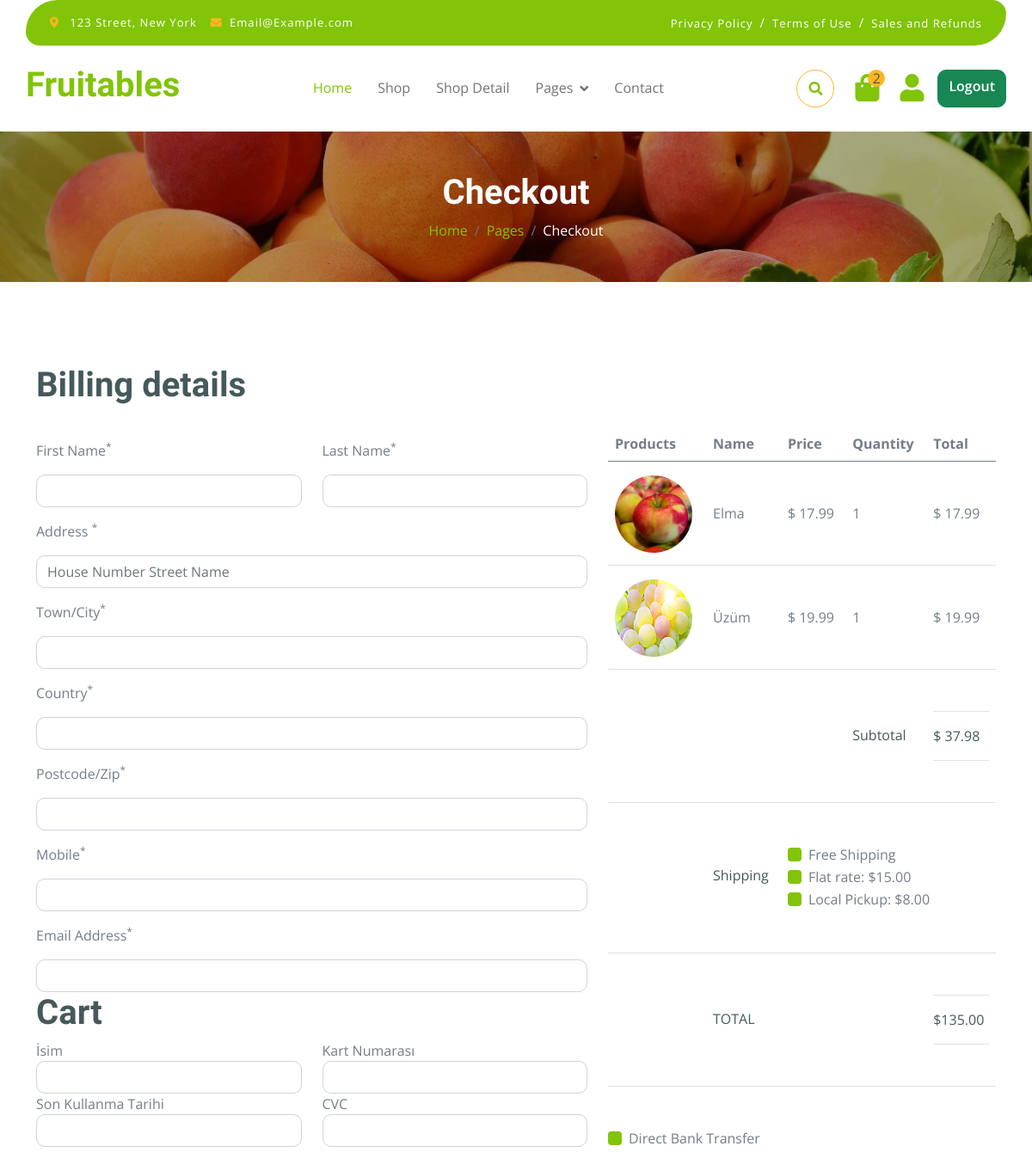
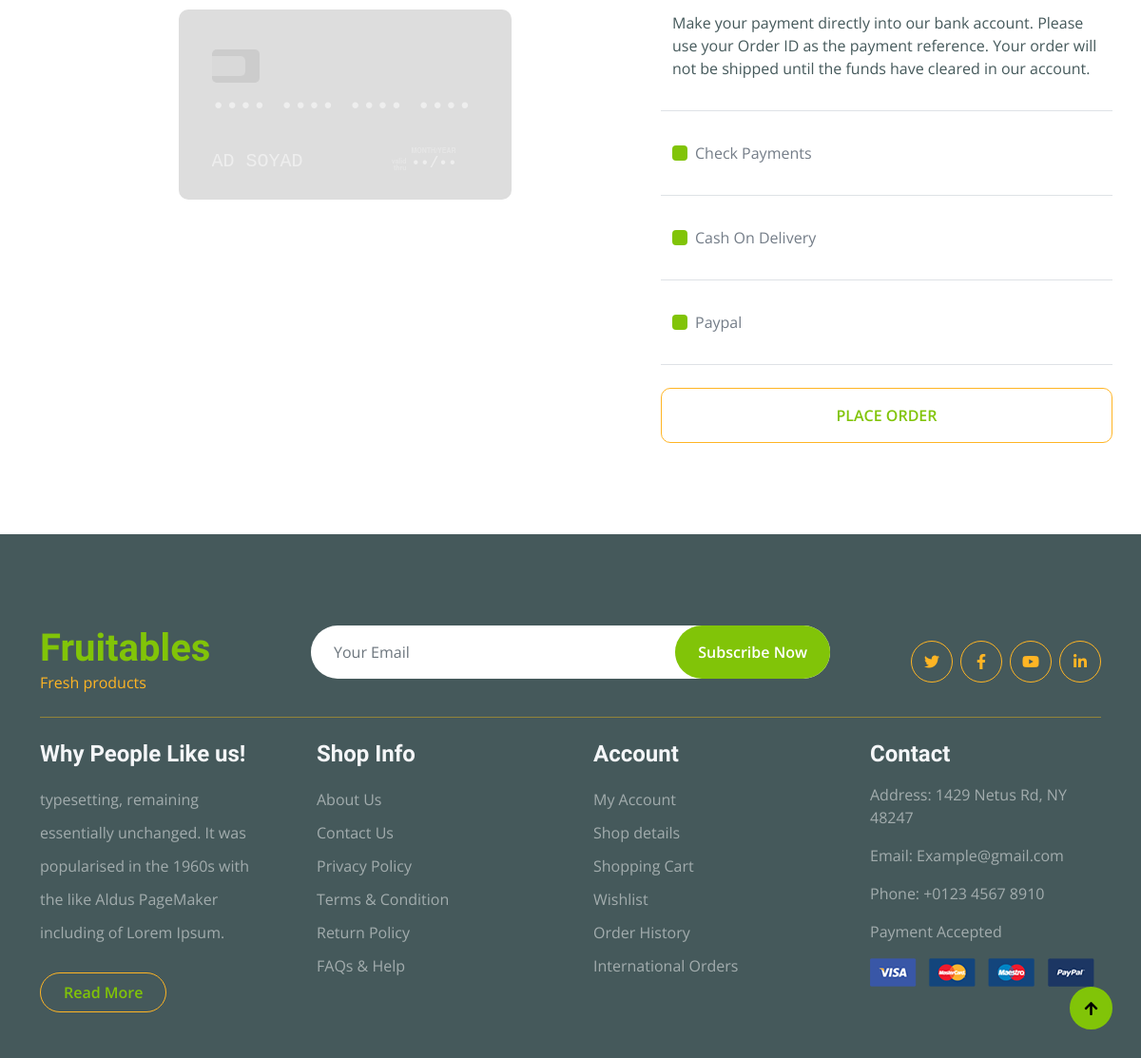
The page /chackout/ (signed in) on the database its author committed (2 pictures, top to bottom).
### Appecom/models.py (models this page shows, shortened)
class BasketProduct(models.Model):
    user = models.ForeignKey(User, on_delete=models.CASCADE)
    product = models.ForeignKey(Product, on_delete=models.CASCADE)
    quantity = models.IntegerField()
    prod_total_price = models.DecimalField(max_digits=7, decimal_places=2, null=True, blank=True)

class Product(models.Model):
    name = models.CharField(max_length=150)
    price = models.DecimalField(max_digits=7, decimal_places=2, default=0)
    category = models.ForeignKey(Category, on_delete=models.CASCADE)
    description = models.TextField()
    image = models.ImageField(upload_to="ProductImage")
    is_sale = models.BooleanField(default=False)
    sale_price = models.DecimalField(max_digits=7, decimal_places=2, default=0)

### Appecom/views.py (the view, shortened to what this page needs)
# urls.py: path("chackout/", chackout, name="chackout"),
def chackout(request):
    cart = Cart(request)
    profil = Profil.objects.get(user=request.user)
    basket_products = BasketProduct.objects.filter(user=request.user)
    total_price = cart.total_price()
    context={
        "profil":profil,
        "basket_products":basket_products,
        "total_price":total_price
    }
    return render(request, "chackout.html", context)

### Appecom/templates/chackout.html (shortened to what this page needs)
{% extends 'base.html' %}
{% load static %}
{% block content %}
        <div class="container-fluid page-header py-5">
            <h1 class="text-center text-white display-6">Checkout</h1>
            <ol class="breadcrumb justify-content-center mb-0">
                <li class="breadcrumb-item"><a href="#">Home</a></li>
                <li class="breadcrumb-item"><a href="#">Pages</a></li>
                <li class="breadcrumb-item active text-white">Checkout</li>
            </ol>
        </div>
        <div class="container-fluid py-5">
            <div class="container py-5">
                <h1 class="mb-4">Billing details</h1>
                <form method="post" id="odeme-form">
                    <div class="row">
                        <div class="col-md-12 col-lg-6 col-xl-7">
                            <div class="row">
                                <div class="col-md-12 col-lg-6">
                                    <div class="form-item w-100">
                                        <label class="form-label my-3">First Name<sup>*</sup></label>
                                        <input type="text" class="form-control" name="name">
                                    </div>
                                </div>
                                <div class="col-md-12 col-lg-6">
                                    <div class="form-item w-100">
                                        <label class="form-label my-3">Last Name<sup>*</sup></label>
                                        <input type="text" class="form-control" name="surname">
                                    </div>
                                </div>
                            </div>
                            <div class="form-item">
                                <label class="form-label my-3">Address <sup>*</sup></label>
                                <input type="text" class="form-control" placeholder="House Number Street Name" name="adres">
                            </div>
                            <div class="form-item">
                                <label class="form-label my-3">Town/City<sup>*</sup></label>
                                <input type="text" class="form-control" name="il">
                            </div>
                            <div class="form-item">
                                <label class="form-label my-3">Country<sup>*</sup></label>
                                <input type="text" class="form-control" name="ülke">
                            </div>
                            <div class="form-item">
                                <label class="form-label my-3">Postcode/Zip<sup>*</sup></label>
                                <input type="text" class="form-control" name="zip">
                            </div>
                            <div class="form-item">
                                <label class="form-label my-3">Mobile<sup>*</sup></label>
                                <input type="tel" class="form-control" name="tel">
                            </div>
                            <div class="form-item">
                                <label class="form-label my-3">Email Address<sup>*</sup></label>
                                <input type="email" class="form-control" name="email">
                            </div>
                            <h1>Cart</h1>
                            <div class="row">
                                <div class="col-12">
                                    <div class="row">
                                        <div class="col-md-6">
                                            <div class="form-group">
                                                <label for="exampleFormControlInput1">İsim</label>
                                                <input type="text" class="form-control" name="name" id="name" />
                                            </div>
                                        </div>
                                        <div class="col-md-6">
                                            <div class="form-group">
                                                <label for="exampleFormControlInput1">Kart Numarası</label>
                                                <input type="text" class="form-control" name="number" id="number">
                                            </div>
                                        </div>
                                        <div class="col-md-6">
                                            <div class="form-group">
                                                <label for="exampleFormControlInput1">Son Kullanma Tarihi</label>
                                                <input type="text" class="form-control" name="expiry" id="expiry" maxlength="7" />
                                            </div>
                                        </div>
                                        <div class="col-md-6">
                                            <div class="form-group">
                                                <label for="exampleFormControlInput1">CVC</label>
                                                <input type="text" class="form-control" name="cvc" id="cvc" maxlength="3"/>
                                            </div>
                                        </div>
                                        <div class="col-md-12">
                                            <div class="card-body"></div>
                                        </div>
                                    </div>
                                </div>
                            </div>
                        </div>
                        <div class="col-md-12 col-lg-6 col-xl-5">
                            <div class="table-responsive">
                                <table class="table">
                                    <thead>
                                        <tr>
                                            <th scope="col">Products</th>
                                            <th scope="col">Name</th>
                                            <th scope="col">Price</th>
                                            <th scope="col">Quantity</th>
                                            <th scope="col">Total</th>
                                        </tr>
                                    </thead>
                                    <tbody>
                                        {% for product in basket_products %}
                                        <tr>
                                            <th scope="row">
                                                <div class="d-flex align-items-center mt-2">
                                                    <img src="{{ product.product.image.url }}" class="img-fluid rounded-circle" style="width: 90px; height: 90px;" alt="">
                                                </div>
                                            </th>
                                            <td class="py-5">{{ product.product.name }}</td>
                                            <td class="py-5">$ {{ product.product.price }}</td>
                                            <td class="py-5">{{ product.quantity }}</td>
                                            <td class="py-5">$
                                                {% if product.prod_total_price %}
                                                {{ product.prod_total_price }}
                                                {% else %}
                                                {{ product.product.price }}
                                                {% endif %}</td>
                                        </tr>
                                        {% endfor %}
                                            <th scope="row">
                                            </th>
                                            <td class="py-5"></td>
                                            <td class="py-5"></td>
                                            <td class="py-5">
                                                <p class="mb-0 text-dark py-3">Subtotal</p>
                                            </td>
                                            <td class="py-5">
                                                <div class="py-3 border-bottom border-top">
                                                    <p class="mb-0 text-dark">$ {{ total_price }}</p>
                                                </div>
                                            </td>
                                        <tr>
                                            <th scope="row">
                                            </th>
                                            <td class="py-5">
                                                <p class="mb-0 text-dark py-4">Shipping</p>
                                            </td>
                                            <td colspan="3" class="py-5">
                                                <div class="form-check text-start">
                                                    <input type="checkbox" class="form-check-input bg-primary border-0" id="Shipping-1" name="Shipping-1" value="Shipping">
                                                    <label class="form-check-label" for="Shipping-1">Free Shipping</label>
                                                </div>
                                                <div class="form-check text-start">
                                                    <input type="checkbox" class="form-check-input bg-primary border-0" id="Shipping-2" name="Shipping-1" value="Shipping">
                                                    <label class="form-check-label" for="Shipping-2">Flat rate: $15.00</label>
                                                </div>
                                                <div class="form-check text-start">
                                                    <input type="checkbox" class="form-check-input bg-primary border-0" id="Shipping-3" name="Shipping-1" value="Shipping">
                                                    <label class="form-check-label" for="Shipping-3">Local Pickup: $8.00</label>
                                                </div>
                                            </td>
                                        </tr>
                                        <tr>
                                            <th scope="row">
                                            </th>
                                            <td class="py-5">
                                                <p class="mb-0 text-dark text-uppercase py-3">TOTAL</p>
                                            </td>
                                            <td class="py-5"></td>
                                            <td class="py-5"></td>
                                            <td class="py-5">
                                                <div class="py-3 border-bottom border-top">
                                                    <p class="mb-0 text-dark">$135.00</p>
                                                </div>
                                            </td>
                                        </tr>
                                    </tbody>
                                </table>
                            </div>
                            <div class="row g-4 text-center align-items-center justify-content-center border-bottom py-3">
                                <div class="col-12">
                                    <div class="form-check text-start my-3">
                                        <input type="checkbox" class="form-check-input bg-primary border-0" id="Transfer-1" name="Transfer" value="Transfer">
                                        <label class="form-check-label" for="Transfer-1">Direct Bank Transfer</label>
                                    </div>
                                    <p class="text-start text-dark">Make your payment directly into our bank account. Please use your Order ID as the payment reference. Your order will not be shipped until the funds have cleared in our account.</p>
                                </div>
                            </div>
                            <div class="row g-4 text-center align-items-center justify-content-center border-bottom py-3">
                                <div class="col-12">
                                    <div class="form-check text-start my-3">
                                        <input type="checkbox" class="form-check-input bg-primary border-0" id="Payments-1" name="Payments" value="Payments">
                                        <label class="form-check-label" for="Payments-1">Check Payments</label>
                                    </div>
                                </div>
                            </div>
                            <div class="row g-4 text-center align-items-center justify-content-center border-bottom py-3">
                                <div class="col-12">
                                    <div class="form-check text-start my-3">
                                        <input type="checkbox" class="form-check-input bg-primary border-0" id="Delivery-1" name="Delivery" value="Delivery">
                                        <label class="form-check-label" for="Delivery-1">Cash On Delivery</label>
                                    </div>
                                </div>
                            </div>
                            <div class="row g-4 text-center align-items-center justify-content-center border-bottom py-3">
                                <div class="col-12">
                                    <div class="form-check text-start my-3">
                                        <input type="checkbox" class="form-check-input bg-primary border-0" id="Paypal-1" name="Paypal" value="Paypal">
                                        <label class="form-check-label" for="Paypal-1">Paypal</label>
                                    </div>
                                </div>
                            </div>
                            <div class="row g-4 text-center align-items-center justify-content-center pt-4">
                                <button type="submit" class="btn border-secondary py-3 px-4 text-uppercase w-100 text-primary">Place Order</button>
                            </div>
                        </div>
                    </div>
                </form>
            </div>
        </div>
{% endblock content %}

### rows shown on the page
BasketProduct: product.image (picture), product.name "Elma", product.price "17.99", quantity "1", prod_total_price "17.99"
BasketProduct: product.image (picture), product.name "Üzüm", product.price "19.99", quantity "1", prod_total_price "19.99"

### other values the page prints
{{ cart|length }} "2"
{{ total_price }} "37.98"
